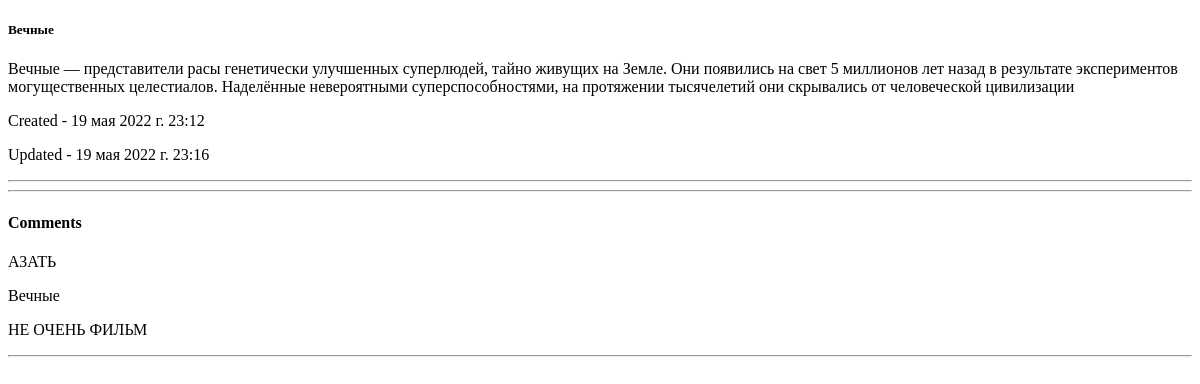
/movies/2/, run on an earlier commit of the app's database.
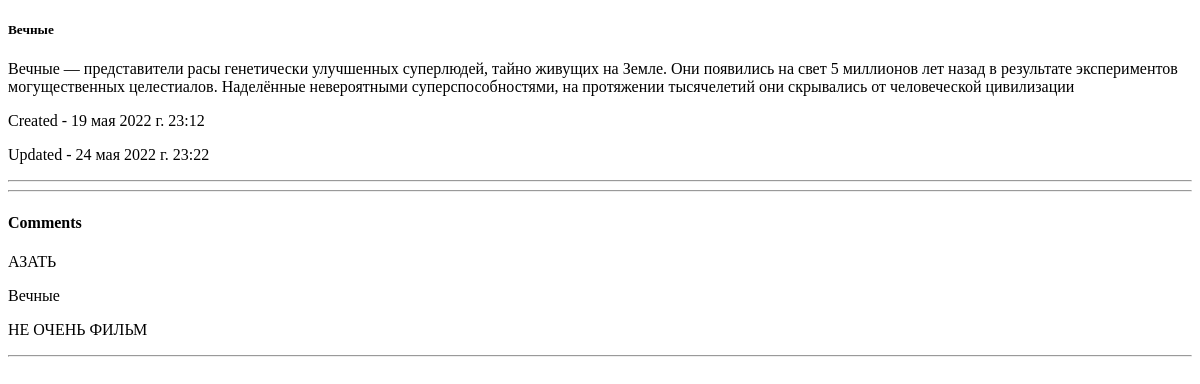
And on a later commit of the database.
### movies/models.py (models this page shows)
class Movie(models.Model):
    image = models.ImageField(upload_to='movie', null=True)
    title = models.CharField(max_length=255, verbose_name='Названия')
    descriptions = models.TextField(null=True, blank=True, verbose_name= 'Описание')
    created_at = models.DateTimeField(auto_now_add=True, verbose_name='Дата создания')
    updated_at = models.DateTimeField(auto_now=True, verbose_name='Дата изменения')
    director = models.ForeignKey(Director, on_delete=models.PROTECT)
    class Meta:
        ordering = ['title', 'descriptions', 'created_at', 'updated_at']
        verbose_name_plural = 'Кино'
        verbose_name = 'Кино'
    def __str__(self):
        return self.title

### movies/views.py (the view)
# urls.py: path('movies/<int:id>/', views.movie_detail_view),
def movie_detail_view(request, id):
    try:
        movie_detail = Movie.objects.get(id=id)
    except Movie.DoesNotExist:
        raise Http404('ID ФИЛЬМОВ НАЧИНАЮТСЯ С 2!!')
    review = Review.objects.filter(movie_id=id)
    return render(request, 'movie_detail_view.html', context={
        'detail': movie_detail,
        'review': review
    })

### templates/movie_detail_view.html (shortened to what this page needs)
<!DOCTYPE html>
<html lang="en">
<head>
</head>
<body>
    <h5> {{ detail.title }}</h5>
    <p>  {{ detail.descriptions}}</p>
    <p>Created - {{ detail.created_at }}</p>
    <p>Updated - {{ detail.updated_at }}</p>
    <hr>
<hr>
<h4>Comments</h4>
{% for i in review %}
    <p>{{ i.author }}</p>
    <p>{{ i.movie }}</p>
    <p>{{ i.text }}</p>
    <hr>
{% endfor %}
</body>
</html>

What changed in the data, as far as the page shows it:
changed Movie "Вечные": updated_at "19 мая 2022 г. 23:16" → "24 мая 2022 г. 23:22"
